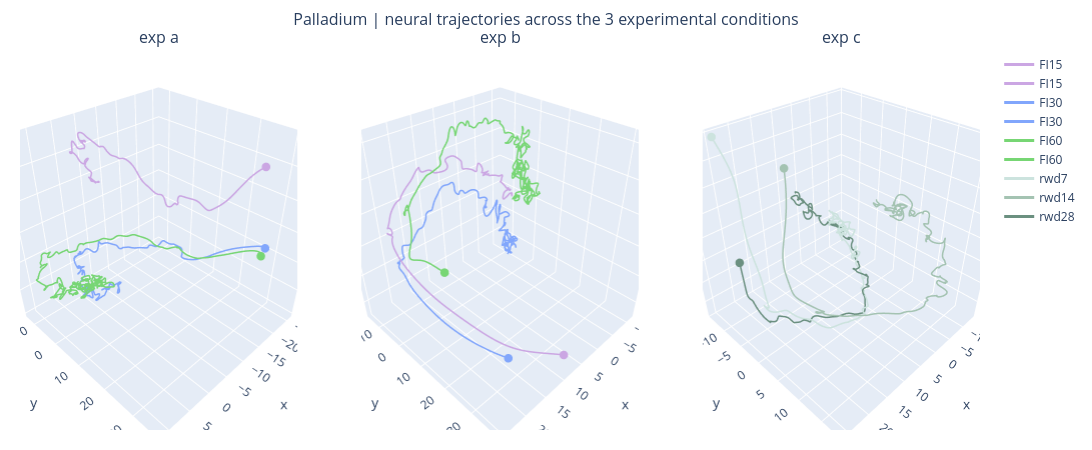

The cell this chart's notebook holds for it:
### Code cell
import plotly.graph_objects as go
from plotly.subplots import make_subplots

# 1. Create the figure layout
fig = make_subplots(rows=1, cols=3, subplot_titles=('exp a', 'exp b', 'exp c'),
                    specs=[[{'type': 'scene'}, {'type': 'scene'}, {'type': 'scene'}]])

# 2. Add traces to specific rows/cols
#fig.add_trace(
#    go.Scatter(x=[1, 2, 3], y=[4, 5, 6]),
#    row=1, col=1
#)

#fig.add_trace(
#    go.Bar(x=[1, 2, 3], y=[2, 3, 5]),
#    row=1, col=2
#)

for jj, FI in enumerate(FI_order):  
    window_start = 0 if jj == 0 else window_end
    window_end = window_start + FI*100

    ## exp a    
    PC_traces = PC_space_a[window_start:window_end]
    
    add_3d_line_w_start(fig, gaussian_filter1d(PC_traces, sigma=10, axis = 0),
                        color_FI_blocks[jj],f'FI{FI}', row = 1, col = 1)

    ## exp b
    PC_traces = PC_space_b[window_start:window_end]

    add_3d_line_w_start(fig, gaussian_filter1d(PC_traces, sigma=10, axis = 0),
                        color_FI_blocks[jj],f'FI{FI}', row = 1, col = 2)

## exp c
for jj, rwd in enumerate(rwd_order):  
    window_start = 0 if jj == 0 else window_end
    window_end = window_start + 30*100

    ## exp a    
    PC_traces = PC_space_c[window_start:window_end]
    
    add_3d_line_w_start(fig, gaussian_filter1d(PC_traces, sigma=10, axis = 0),
                        color_rwd_blocks[jj],f'rwd{rwd}', row = 1, col = 3)

figtitle = f"{animal} | neural trajectories across the 3 experimental conditions"

fig.update_layout(
    height=450,   # 400px for the plot + 50px for titles/margins
    width=1300,   # Roughly 400px per plot + some spacing
    margin=dict(t=50, b=20, l=20, r=20),
    showlegend=True,
    title=dict(
        text=figtitle,
        x=0.5,           # Centers the title (0 = left, 1 = right)
        xanchor='center',
        font=dict(size=16)
    )
)

fig.update_scenes(
    aspectmode='cube' 
)

fig.show()
fig.write_html(f'{PATH_SAVE_EPHYS_AGG_FIGS}/{figtitle.replace('|', '_')}.html')

### Figure 1 — Plotly figure (JSON) as saved in the notebook; plotly's stock layout.template omitted (floating-point values rounded to 4 significant figures; data arrays with more than 128 entries replaced by an {"elided": "..."} marker saying what was removed)
{"data": [{"line": {"color": "#cba6e3", "width": 3}, "mode": "lines", "name": "FI15", "scene": "scene", "type": "scatter3d", "x": {"elided": "1500 float values"}, "y": {"elided": "1500 float values"}, "z": {"elided": "1500 float values"}}, {"marker": {"color": "#cba6e3", "size": 5}, "mode": "markers", "name": "start", "scene": "scene", "showlegend": false, "type": "scatter3d", "x": [-14.09], "y": [33.19], "z": [18.76]}, {"line": {"color": "#cba6e3", "width": 3}, "mode": "lines", "name": "FI15", "scene": "scene2", "type": "scatter3d", "x": {"elided": "1500 float values"}, "y": {"elided": "1500 float values"}, "z": {"elided": "1500 float values"}}, {"marker": {"color": "#cba6e3", "size": 5}, "mode": "markers", "name": "start", "scene": "scene2", "showlegend": false, "type": "scatter3d", "x": [9.289], "y": [37.97], "z": [-14.09]}, {"line": {"color": "#81a6fc", "width": 3}, "mode": "lines", "name": "FI30", "scene": "scene", "type": "scatter3d", "x": {"elided": "3000 float values"}, "y": {"elided": "3000 float values"}, "z": {"elided": "3000 float values"}}, {"marker": {"color": "#81a6fc", "size": 5}, "mode": "markers", "name": "start", "scene": "scene", "showlegend": false, "type": "scatter3d", "x": [-15.99], "y": [34.55], "z": [6.46]}, {"line": {"color": "#81a6fc", "width": 3}, "mode": "lines", "name": "FI30", "scene": "scene2", "type": "scatter3d", "x": {"elided": "3000 float values"}, "y": {"elided": "3000 float values"}, "z": {"elided": "3000 float values"}}, {"marker": {"color": "#81a6fc", "size": 5}, "mode": "markers", "name": "start", "scene": "scene2", "showlegend": false, "type": "scatter3d", "x": [14.08], "y": [25.4], "z": [-17.22]}, {"line": {"color": "#77d674", "width": 3}, "mode": "lines", "name": "FI60", "scene": "scene", "type": "scatter3d", "x": {"elided": "6000 float values"}, "y": {"elided": "6000 float values"}, "z": {"elided": "6000 float values"}}, {"marker": {"color": "#77d674", "size": 5}, "mode": "markers", "name": "start", "scene": "scene", "showlegend": false, "type": "scatter3d", "x": [-12.41], "y": [36.5], "z": [7.257]}, {"line": {"color": "#77d674", "width": 3}, "mode": "lines", "name": "FI60", "scene": "scene2", "type": "scatter3d", "x": {"elided": "6000 float values"}, "y": {"elided": "6000 float values"}, "z": {"elided": "6000 float values"}}, {"marker": {"color": "#77d674", "size": 5}, "mode": "markers", "name": "start", "scene": "scene2", "showlegend": false, "type": "scatter3d", "x": [19.64], "y": [11.59], "z": [-3.3]}, {"line": {"color": "#CCE3DE", "width": 3}, "mode": "lines", "name": "rwd7", "scene": "scene3", "type": "scatter3d", "x": {"elided": "3000 float values"}, "y": {"elided": "3000 float values"}, "z": {"elided": "3000 float values"}}, {"marker": {"color": "#CCE3DE", "size": 5}, "mode": "markers", "name": "start", "scene": "scene3", "showlegend": false, "type": "scatter3d", "x": [19.41], "y": [-14.01], "z": [24.29]}, {"line": {"color": "#A4C3B2", "width": 3}, "mode": "lines", "name": "rwd14", "scene": "scene3", "type": "scatter3d", "x": {"elided": "3000 float values"}, "y": {"elided": "3000 float values"}, "z": {"elided": "3000 float values"}}, {"marker": {"color": "#A4C3B2", "size": 5}, "mode": "markers", "name": "start", "scene": "scene3", "showlegend": false, "type": "scatter3d", "x": [16.75], "y": [-0.08401], "z": [23.18]}, {"line": {"color": "#6B9080", "width": 3}, "mode": "lines", "name": "rwd28", "scene": "scene3", "type": "scatter3d", "x": {"elided": "3000 float values"}, "y": {"elided": "3000 float values"}, "z": {"elided": "3000 float values"}}, {"marker": {"color": "#6B9080", "size": 5}, "mode": "markers", "name": "start", "scene": "scene3", "showlegend": false, "type": "scatter3d", "x": [24.72], "y": [-3.95], "z": [6.274]}], "layout": {"annotations": [{"font": {"size": 16}, "showarrow": false, "text": "exp a", "x": 0.1444, "xanchor": "center", "xref": "paper", "y": 1, "yanchor": "bottom", "yref": "paper"}, {"font": {"size": 16}, "showarrow": false, "text": "exp b", "x": 0.5, "xanchor": "center", "xref": "paper", "y": 1, "yanchor": "bottom", "yref": "paper"}, {"font": {"size": 16}, "showarrow": false, "text": "exp c", "x": 0.8556, "xanchor": "center", "xref": "paper", "y": 1, "yanchor": "bottom", "yref": "paper"}], "height": 450, "margin": {"b": 20, "l": 20, "r": 20, "t": 50}, "scene": {"aspectmode": "cube", "domain": {"x": [0, 0.2889], "y": [0, 1]}}, "scene2": {"aspectmode": "cube", "domain": {"x": [0.3556, 0.6444], "y": [0, 1]}}, "scene3": {"aspectmode": "cube", "domain": {"x": [0.7111, 1], "y": [0, 1]}}, "showlegend": true, "title": {"font": {"size": 16}, "text": "Palladium | neural trajectories across the 3 experimental conditions", "x": 0.5, "xanchor": "center"}, "width": 1300}}
